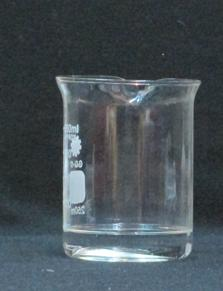
#> input picture IMG_2860.JPG, 223 x 291 px
$ python border2mod3.py
#> lines starting #> are read from the running program, lines starting #| are printed output that depends on the picture; after the words box and inside, x2 and y2 are one past the last pixel; in counts of white or black regions, pixels touching at a corner belong together; long printed decimals are rounded
import cv2
import numpy as np

def extract_inside_border(beaker_image_path, border_image_path):
    # Read the images
#> called with beaker_image_path = 'IMG_2860.JPG', border_image_path = 'IMG_2860_BORDERS.tif'
    beaker_img = cv2.imread(beaker_image_path)
#> beaker_img is the input picture: shape (291, 223, 3); mean B, G, R 86.9, 81.3, 71.8
    border_img = cv2.imread(border_image_path, 0)  # Read border image in grayscale
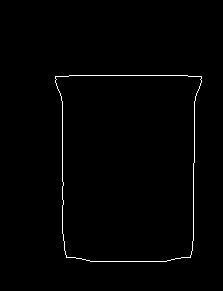
#> input picture IMG_2860_BORDERS.tif, 223 x 291 px
#> border_img: shape (291, 223); 0.97% white in thin lines or dots, all inside (x1, y1, x2, y2) = (55, 75, 202, 262)

    # Convert border image to binary
    _, border_binary = cv2.threshold(border_img, 240, 255, cv2.THRESH_BINARY)

    # Find contours of the border
    contours, _ = cv2.findContours(border_binary, cv2.RETR_EXTERNAL, cv2.CHAIN_APPROX_SIMPLE)
#> contours = 1 contour; box (x1, y1, x2, y2) and area: (55, 75, 202, 262) 24398
    border_contour = max(contours, key=cv2.contourArea)
#> border_contour = contour of 82 points, box (x1, y1, x2, y2) (55, 75, 202, 262), area 24398

    # Create a mask for the border
    mask = np.zeros_like(beaker_img)
    cv2.drawContours(mask, [border_contour], -1, (255, 255, 255), -1)
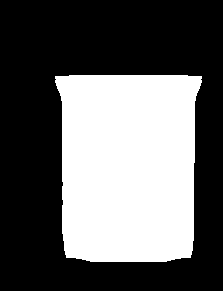
#> mask: shape (291, 223, 3); 38.1% white; 1 white region, box (x1, y1, x2, y2) and area: (55, 75, 202, 262) 24715

    # Mask the beaker image with the border
    masked_beaker = cv2.bitwise_and(beaker_img, mask)
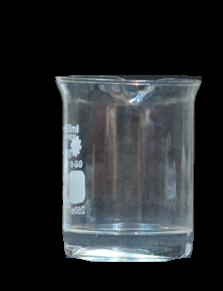
#> masked_beaker: shape (291, 223, 3); mean B, G, R 44.5, 42.3, 38.8

    # Convert masked beaker image to grayscale
    gray_beaker = cv2.cvtColor(masked_beaker, cv2.COLOR_BGR2GRAY)

    # Find intensity profile along the central vertical line
    central_vertical_line_x = gray_beaker.shape[1] // 2
#> central_vertical_line_x = 111
    intensity_profile = gray_beaker[:, central_vertical_line_x]
#> intensity_profile = 291 values, max 254 at index 253, min 0 at index 0, mean 70.27

    # Find the intensity change along the profile
    intensity_diff = np.diff(intensity_profile)
#> intensity_diff = 290 values, max 255 at index 86, min 0 at index 0, mean 76.8

    # Find the index of maximum intensity change
    max_change_idx = np.argmax(intensity_diff)
#> max_change_idx = 86

    # Use a suitable horizontal line in the lower 50% of the image
    suitable_horizontal_line_y = max_change_idx + gray_beaker.shape[0] // 2
#> suitable_horizontal_line_y = 231

    # Extract liquid surface based on the suitable horizontal line
    liquid_surface_img = masked_beaker.copy()
    cv2.line(liquid_surface_img, (0, suitable_horizontal_line_y), (masked_beaker.shape[1], suitable_horizontal_line_y), (0, 0, 255), 2)
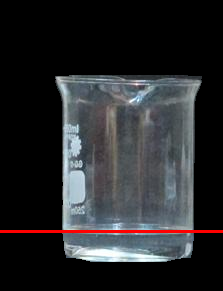
#> liquid_surface_img: shape (291, 223, 3); 1.03% of pixels changed, all inside (x1, y1, x2, y2) = (0, 230, 223, 233)

    # Calculate the height of the line from the bottom
    line_height_from_bottom = masked_beaker.shape[0] - suitable_horizontal_line_y
#> line_height_from_bottom = 60

    # Calculate the ratio of the height of the line from the bottom to the height of the border image in percentage
    ratio_percentage = (line_height_from_bottom / masked_beaker.shape[0]) * 100
#> ratio_percentage = 20.62

    return ratio_percentage, liquid_surface_img

# Test the function
beaker_image_path = 'IMG_2860.JPG'
border_image_path = 'IMG_2860_BORDERS.tif'
ratio, result_image = extract_inside_border(beaker_image_path, border_image_path)
#> ratio = 20.62

# Display results
cv2.imshow('Result', result_image)
cv2.waitKey(0)
cv2.destroyAllWindows()

# Display the ratio
print("Ratio of the height of the line from the bottom to the height of the border image in percentage:", ratio)
#| Ratio of the height of the line from the bottom to the height of the border image in percentage: 20.619
